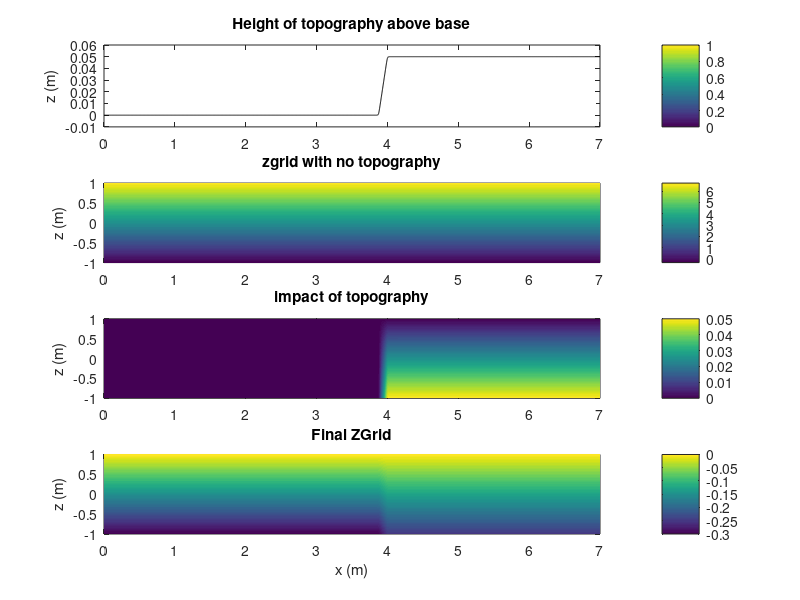
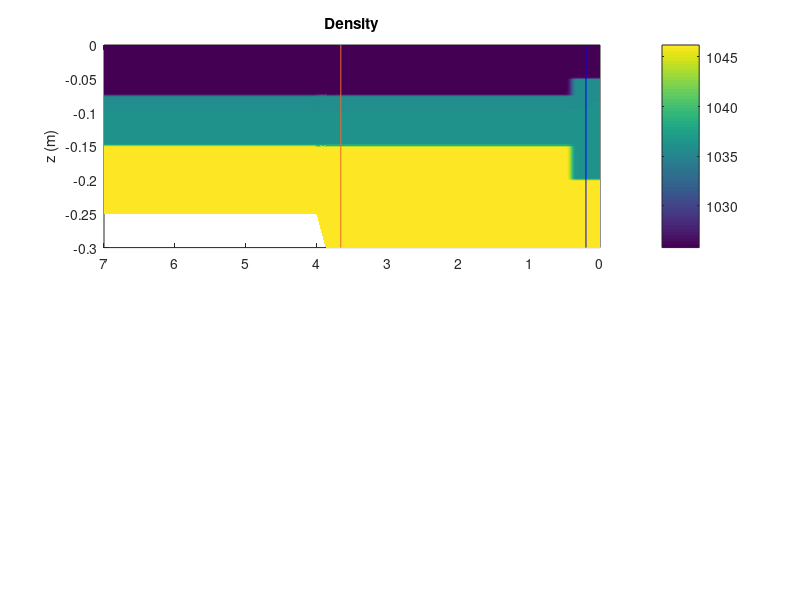

MATLAB code to generate these figures, in order: (Note: this script raises an error after producing the figures.)
%INITIAL_CONDITION_MAKER - sets up grids etc as in SPINS, based on input like spins.conf
% outputs a figure equivalent to running the first frame of SPINS
%
% Other m-files required: cmocean
% Subfunctions: none
% MAT-files required: none
%
% See also: 
% Author: Sam Hartharn-Evans
% School of Mathematics, Statistics and Physics, Newcastle University
% email address: s.hartharn-evans2@newcastle.ac.uk
% GitHub: https://github.com/HartharnSam
% June-2020; Last revision: 14-Apr-2022
% MATLAB Version: 9.9.0.1467703 (R2020b)

%---------------------------------------------------

%% BEGIN CODE %%
%---------------------------------------------------
clc; clearvars; close all;

%% Parameters to set to match spins.conf file
% Grid parameters

Lx = 7.0; 
Ly = 0.1;
Lz = 0.3;
Nx = 4096;
Ny = 1;
Nz = 256;
min_x=  0;
min_y = 0;
min_z = -.3;

% Physical Parameters
g = 9.81;
rot_f = 0.0e-3;
rho_0 = 1026.0; % upper layer density
visco = 1e-6;
kappa_rho = 1e-7;

% Problem Parameters
% For top layer
rho_1 = 1036;
delta_rho_1 = (rho_1-rho_0)/rho_0;
pyc_loc_1 = -0.075;
h_pyc_1 = 0.0015;
pyc_adj_loc_1 = -0.05;
h_pyc_adj_1 = h_pyc_1;

% For bottom layer
rho_2 = 1046;
delta_rho_2 = (rho_2-rho_1)/rho_0;
pyc_loc_2 = -0.15;
h_pyc_2 = 0.0015;
pyc_adj_loc_2 = -0.2;
h_pyc_adj_2 = h_pyc_2;

% Gate position/width
delta_x = 0.04;
L_adj = 0.4;

% Topography Parameters
hill_height = 0.05;
hill_slope = 0.4;
hill_trans = 0.01;
hill_end_dist = 3.0;

%% Set up grid (don't change this bit)
x = min_x:Lx/(Nx-1):Lx;
y = min_y:Ly/(Ny-1):Ly;
z = 0:Lz/(Nz-1):(Lz);
[xx, yy, ~] = meshgrid(x, y, z);

xx = squeeze(xx);

ii = repmat(0:Nz-1, Nx,1);
kk = repmat(0:Nx-1, 1, Nz);

% set up Chebyshev in vertical
zz = -cos(ii.*pi./(Nz-1));

%% Set up topography and zg (z grid) based on problem topography parameters and equations in .cpp code
hill_length = hill_height/hill_slope;

a1 = Lx-hill_length-hill_end_dist;
d = hill_trans;
a2 = Lx-hill_end_dist;

% Smooth Slope
topo = hill_slope/2 *(hill_length + d*(log(2*cosh((xx - a1)/d)) - log(2*cosh((xx-a2)/d))));
zg = min_z + 0.5*Lz*(1+zz) + 0.5*(1-zz).*topo;

%% Plot these things upfigure
% Note Units/absolute numbers aren't relevant, just how they change within
% a plot is useful
figure
subplot(4, 1, 1)
plot(x, topo(:, 1), 'k-');
ylabel('z (m)');
title('Height of topography above base')
colorbar
set(gca, 'xlim', [min_x Lx]);

subplot(4, 1, 2)
pcolor(squeeze(xx), squeeze(zz), squeeze(min_z + 0.5*Lx*(1+zz))); shading flat; colorbar
ylabel('z (m)');
title('zgrid with no topography')

subplot(4, 1, 3)
pcolor(squeeze(xx), squeeze(zz), squeeze(0.5*(1-zz).*topo)); shading flat; colorbar
title('impact of topography')
ylabel('z (m)');

subplot(4, 1, 4); 
pcolor(squeeze(xx), squeeze(zz), squeeze(zg)); shading flat; colorbar
title('Final ZGrid');
xlabel('x (m)');
ylabel('z (m)');

%% Identify behind gate and flat bed profile locations
% Behind gate profile
inds_gate = find(xx(:, 1)<L_adj);
line_1 = inds_gate(round(length(inds_gate)/2));

% Flat bed profile
inds_free_wave = find(xx(:, 1)>L_adj*1.15 & xx(:, 1)<(Lx - ...
    (hill_height/hill_slope)*1.15));
line_2 = inds_free_wave(round(length(inds_free_wave)/2));

%% Calculate density profile (based on problem parameters and .cpp equations)

rho =  -0.5 * ((delta_rho_1 * tanh((zg-pyc_loc_1)/h_pyc_1)) + ...
    (delta_rho_2*(tanh((zg-pyc_loc_2)/h_pyc_2)))); % Without the gate
gate_rho = -0.5*(delta_rho_1*(tanh((zg-pyc_adj_loc_1)/h_pyc_adj_1)) + delta_rho_2*(tanh((zg-pyc_adj_loc_2)/h_pyc_adj_2)));

rho = rho.*0.5.*(1.0+tanh((xx-L_adj)/delta_x)); % Clears the region behind the gate
rho = rho + 0.5*(1.0-tanh((xx-L_adj)/delta_x))...
    .*gate_rho; % Adds in density around the gate

% Conversion to real units
delta_rho = delta_rho_1 + delta_rho_2;
rho = rho_0.*(1 + delta_rho/2 + rho.*(delta_rho.*(1+delta_rho) + 1));

%% Plot densities
figure(2)
subplot(2, 2, [1 2])

pcolor(xx,zg,rho),shading flat
title('Density')
%contourf(x,z,rho),shading flat % This is better for printed figures
ylabel('z (m)')
colorbar
set(gca, 'XDir', 'reverse')
hold on
plot([xx(line_1, 1) xx(line_1, 1)], [-0.3 0], '-b');
plot([xx(line_2, 1) xx(line_2, 2)], [-0.3 0], '-', 'Color', [ 0.9100 0.4100 0.1700]);
cmocean('dense')
plot(xx(:, 1), zz(:, 1), 'k-');
%% Plot Gate Water Column
subplot(2, 2, 4)
plot(rho(line_1, :), zg(line_1, :), '-b')
xlabel('\rho')
ylabel('z (m)')
set(gca, 'XDir', 'normal')

%% Plot Main Water Column
subplot(2, 2, 3)

plot(rho(line_2, :), zg(line_2, :), '-', 'Color', [ 0.9100 0.4100 0.1700]);
xlabel('\rho')
ylabel('z (m)')
set(gca, 'XDir', 'normal')

print('InitialConditions.png', '-dpng');